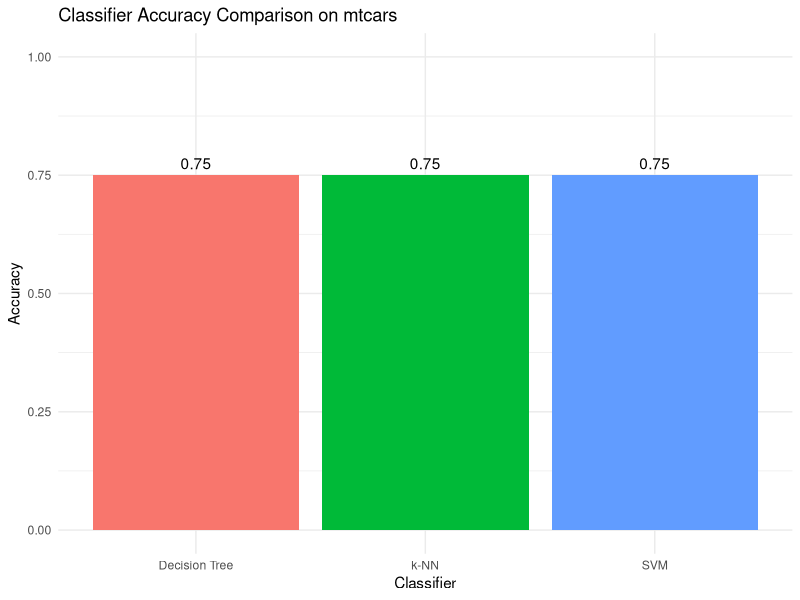

The R script that drew this image:
# Load necessary libraries
library(caret)
library(class)
library(rpart)
library(e1071)
library(ggplot2)

# Set seed for reproducibility
set.seed(123)

# Load the mtcars dataset and convert the target variable to a factor
data(mtcars)
mtcars$am <- as.factor(mtcars$am) # Convert 'am' to a factor for classification

# Standardize the predictor variables for k-NN and SVM
preProcValues <- preProcess(mtcars[, -9], method = c("center", "scale"))
mtcars_processed <- predict(preProcValues, mtcars)
mtcars_processed$am <- mtcars$am # Add the original, non-scaled target back

# Create data partition
trainIndex <- createDataPartition(mtcars_processed$am, p=0.7, list=FALSE)
train <- mtcars_processed[trainIndex, ]
test <- mtcars_processed[-trainIndex, ]

# k-NN
knn_pred <- knn(train[, -9], test[, -9], train$am, k=3)

# Decision Tree
dt_model <- rpart(am ~ ., data=train, method="class")
dt_pred <- predict(dt_model, test, type="class")

# SVM
svm_model <- svm(am ~ ., data=train)
svm_pred <- predict(svm_model, test)

# Function to calculate accuracy
accuracy <- function(pred, true) mean(pred == true)

# Store the results in a data frame
results <- data.frame(
  Classifier = c("k-NN", "Decision Tree", "SVM"),
  Accuracy = c(
    accuracy(knn_pred, test$am),
    accuracy(dt_pred, test$am),
    accuracy(svm_pred, test$am)
  )
)

# Print the results
print(results)

# Plot accuracy comparison
ggplot(results, aes(x=Classifier, y=Accuracy, fill=Classifier)) +
  geom_bar(stat="identity", show.legend=FALSE) +
  ylim(0, 1) +
  geom_text(aes(label=round(Accuracy, 3)), vjust=-0.5) +
  ggtitle("Classifier Accuracy Comparison on mtcars") +
  theme_minimal()
